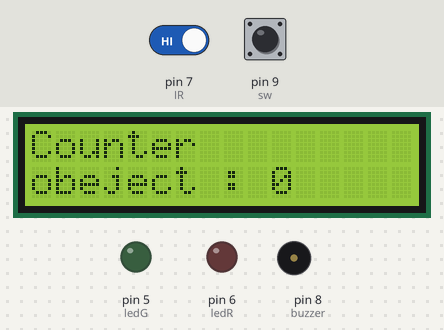
A sketch run on a simulated Arduino Uno, built with avr-gcc and run on an emulated ATmega328P. Shown: 16×2 character LCD, output pins drawn as LEDs (lit = HIGH), buzzer (waves = sounding, pin HIGH). The inputs (shaded band) are chosen by the test bench; at power-on: pin 7 (IR) HIGH, pin 9 (sw) HIGH.

Above: at 1.2 s.
1.3 s: pin 7 (IR) driven LOW
At 1.51 s:
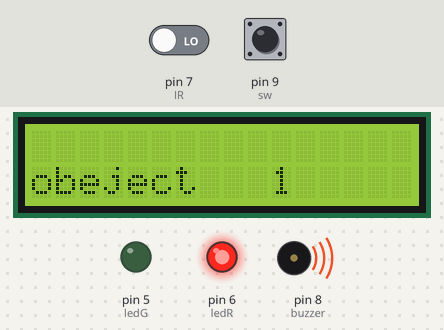
3.2 s: pin 9 (sw) pulled LOW for 0.15 s
At 4.2 s:
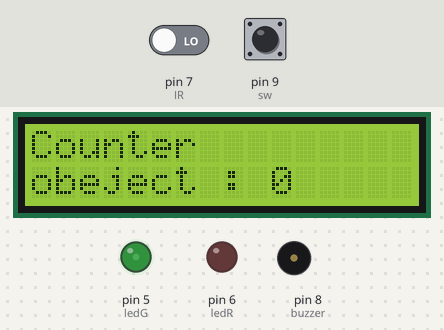
4.9 s: pin 9 (sw) pulled LOW for 3.2 s
At 5.6 s:
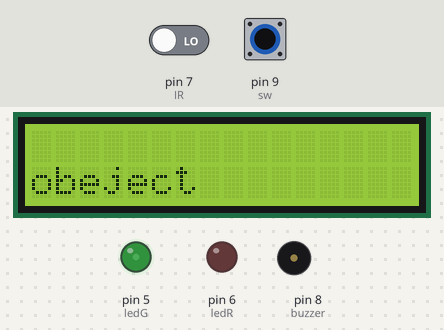
Timing chart, 0 to 7.9 s (numbered marks = the images above; inputs shaded):
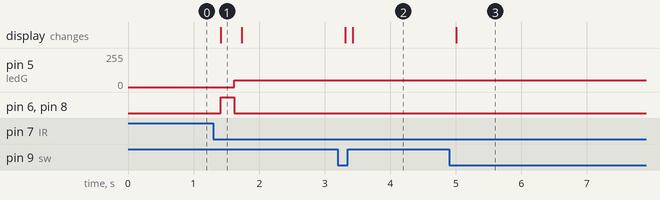

Measured:
- after the input at 1.3 s, pin 5 (ledG): 0/255 → 50/255 after 0.32 s; pin 6 (ledR), pin 8 (buzzer): LOW → HIGH after 0.12 s, → LOW 0.20 s later; the display: changes after 0.12 s (image 1)
- after the input at 3.2 s, the display: first changes after 0.11 s (image 2 shows a later state)
- after the input at 4.9 s, the display: changes after 0.10 s (image 3)

The sketch:

IR_Count_OBJECT.ino
```cpp
#include <LiquidCrystal_I2C.h>
LiquidCrystal_I2C lcd(0x27, 16, 2);
int IR = 7;
int buzzer = 8;
int sw = 9;
int ledG = 5 ;
int ledR = 6 ;
int n = 0;
int oldValue = 1;

void setup() {
    lcd.init();
    lcd.backlight();
    pinMode(IR, INPUT);
    pinMode(sw, INPUT_PULLUP);
    pinMode(buzzer, OUTPUT);
    pinMode(ledG, OUTPUT);
    pinMode(ledR, OUTPUT);}

void loop() {
    lcd.setCursor(0, 0);
    lcd.print("Counter ");
    lcd.setCursor(0, 1);
    lcd.print("obeject : ");
    lcd.setCursor(10,1);
    lcd.print(n);
if (digitalRead(IR) == 0 && oldValue == 1) {
    oldValue = 0;
    Count(); }
else if (digitalRead(IR) == 1 && oldValue == 0) {
    oldValue = 1; }
if (digitalRead(sw) == 0) {
    Reset(); }
delay(100); }
void Count() {
    n = n + 1;
    lcd.clear();
    lcd.setCursor(0, 1);
    lcd.print("obeject");
    lcd.setCursor(10,1);
    lcd.print(n);
    digitalWrite(buzzer, HIGH);
    digitalWrite(ledR, HIGH);
    digitalWrite(ledG, LOW);
    delay(200);
    digitalWrite(buzzer, LOW);
    digitalWrite(ledR, LOW);
    analogWrite(ledG, 50);
    }
void Reset() {
    n = 0;
    lcd.clear();
    lcd.setCursor(0, 1);
    lcd.print("obeject");
    lcd.setCursor(10,1);
}
```
